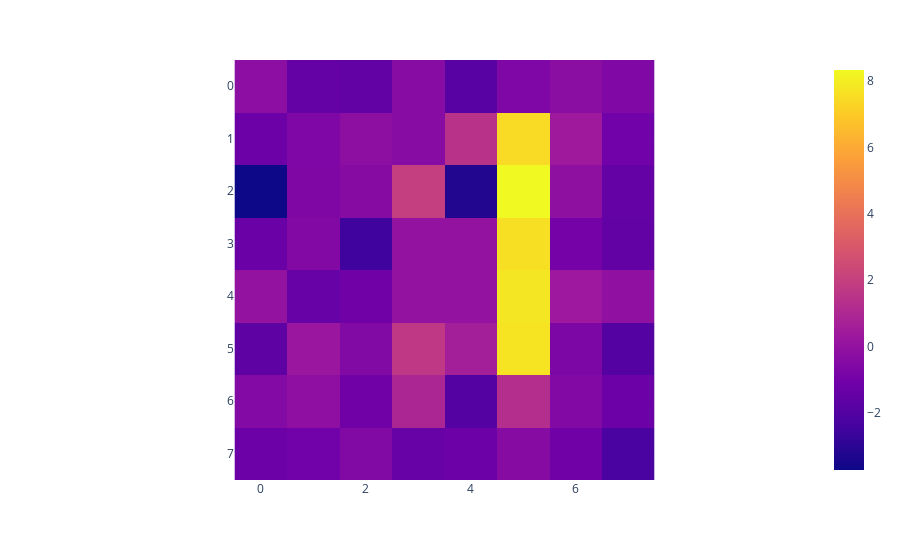

Notebook cell for this chart:
### Code cell
loaded_model(t.tensor([[26]]).to('cuda'))[0][0,0,:].shape

fig = px.imshow(tokens_to_ij(loaded_model(t.tensor([[26,20,41]]).to('cuda'))[0][0,1,:]).detach().numpy())
fig.show()

### Figure 1 — Plotly figure (JSON) as saved in the notebook; plotly's stock layout.template omitted (floating-point values rounded to 4 significant figures)
{"data": [{"coloraxis": "coloraxis", "hovertemplate": "x: %{x}<br>y: %{y}<br>color: %{z}<extra></extra>", "name": "0", "type": "heatmap", "xaxis": "x", "yaxis": "y", "z": [[-0.2191, -1.431, -1.516, -0.3774, -1.844, -0.647, -0.2747, -0.6087], [-1.227, -0.6568, -0.2066, -0.398, 1.447, 7.455, 0.3912, -1.059], [-3.719, -0.6177, -0.421, 1.969, -3.196, 8.34, -0.148, -1.441], [-1.284, -0.5411, -2.506, 0, 0, 7.605, -0.9638, -1.516], [0.0221, -1.393, -1.142, 0, 0, 7.811, 0.3216, -0.06887], [-1.608, 0.229, -0.5201, 1.681, 0.5756, 7.751, -0.6902, -1.948], [-0.4897, -0.1609, -1.118, 0.9131, -1.941, 1.266, -0.5362, -1.255], [-1.214, -1.068, -0.5652, -1.392, -1.215, -0.4028, -1.131, -2.248]]}], "layout": {"coloraxis": {"colorscale": [[0, "#0d0887"], [0.1111, "#46039f"], [0.2222, "#7201a8"], [0.3333, "#9c179e"], [0.4444, "#bd3786"], [0.5556, "#d8576b"], [0.6667, "#ed7953"], [0.7778, "#fb9f3a"], [0.8889, "#fdca26"], [1, "#f0f921"]]}, "margin": {"t": 60}, "xaxis": {"anchor": "y", "constrain": "domain", "domain": [0, 1], "scaleanchor": "y"}, "yaxis": {"anchor": "x", "autorange": "reversed", "constrain": "domain", "domain": [0, 1]}}}
